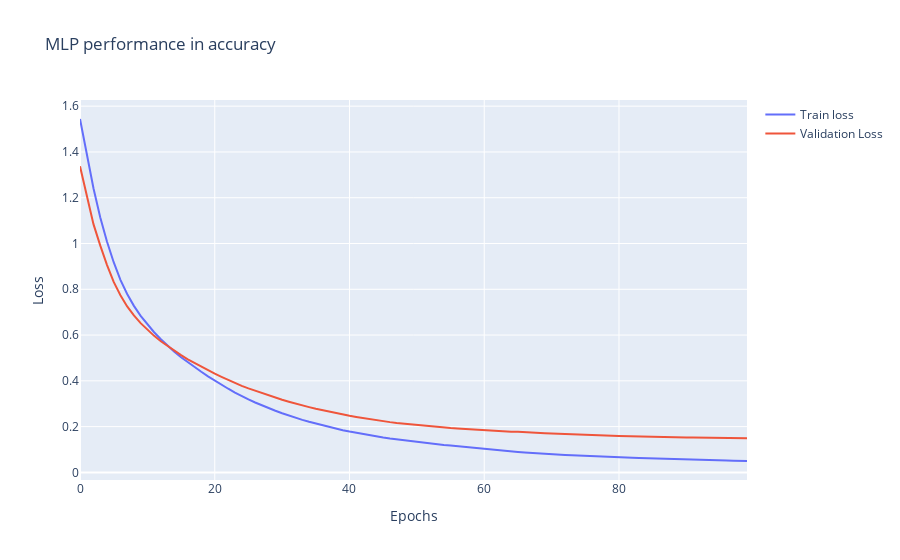

The cell this chart's notebook holds for it:
### Markdown cell above
## MLP Performance

### Code cell
fig = go.Figure()

fig.add_trace(go.Scatter(x = history.epoch, y = history.history['loss'], name ="Train loss"))

fig.add_trace(go.Scatter(x = history.epoch, y = history.history['val_loss'], name ="Validation Loss"))

fig.update_layout(
    title = "MLP performance in accuracy",
    xaxis_title = "Epochs",
    yaxis_title = "Loss")

fig.show()
